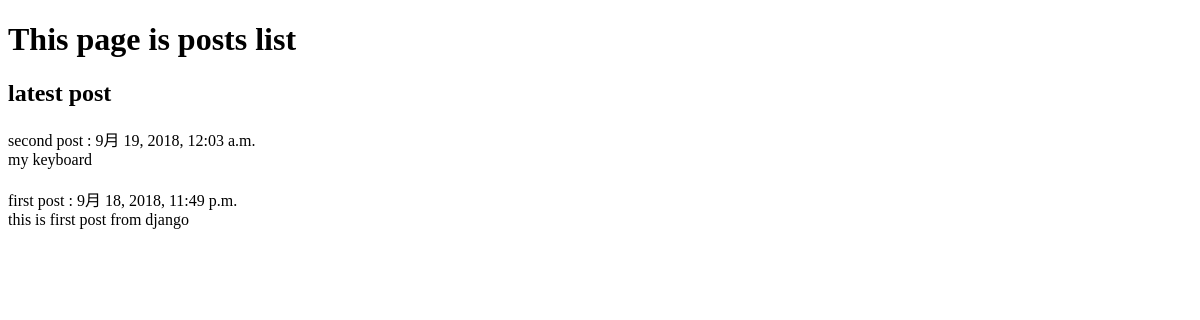
The app's page /posts/, older data.
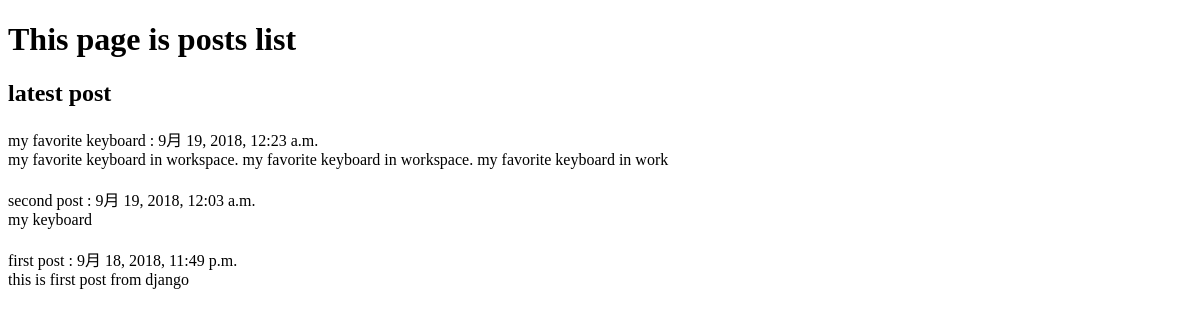
The same page, newer data.
### posts/models.py (models this page shows, shortened)
class Post(models.Model):
    title     = models.CharField(max_length=100)
    published = models.DateTimeField()
    image     = models.ImageField(upload_to='media/')
    body      = models.TextField()
    def summary(self):
        return self.body[:100]

### posts/views.py (the view)
def index(request):
    posts = Post.objects.order_by('-published')
    return render(request, 'posts/index.html', {'posts': posts})

### posts/templates/posts/index.html (shortened to what this page needs)
<!DOCTYPE html>
<html lang="ja-jp">
    <head>
    </head>
    <body>
        <h1>This page is posts list</h1>
        <h2>latest post</h2>
        {% for post in posts.all %}
            {{ post.title}} : {{ post.published }}<br /r>
            {{ post.summary }} <br /><br />
        {% endfor %}
    </body>
</html>

Row changes from the older to the newer data that the page shows:
added Post: title "my favorite keyboard", published "9月 19, 2018, 12:23 a.m.", summary "my favorite keyboard in workspace. my favorite keyboard in workspace. my favorite keyboard in work"
